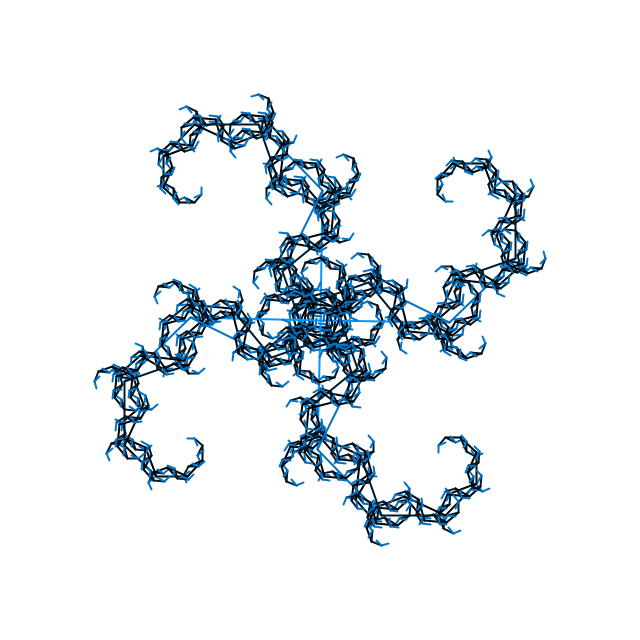
Frame 1 (no input)
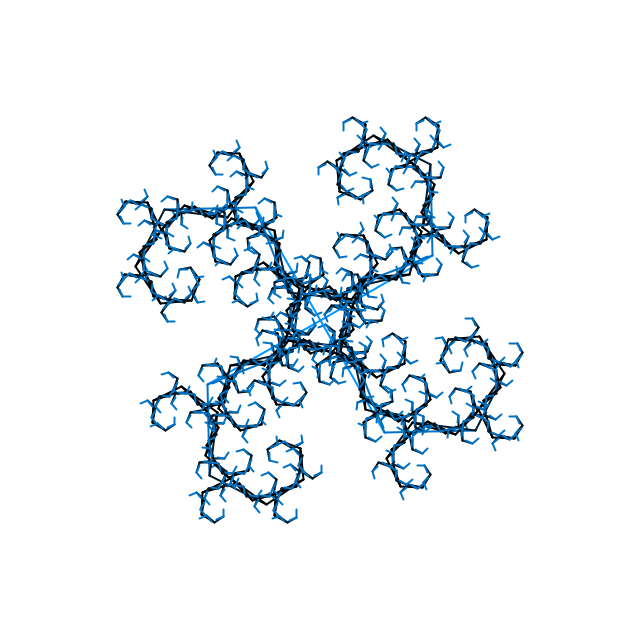
Frame 60 (the mouse pressed at the canvas centre just before this capture)
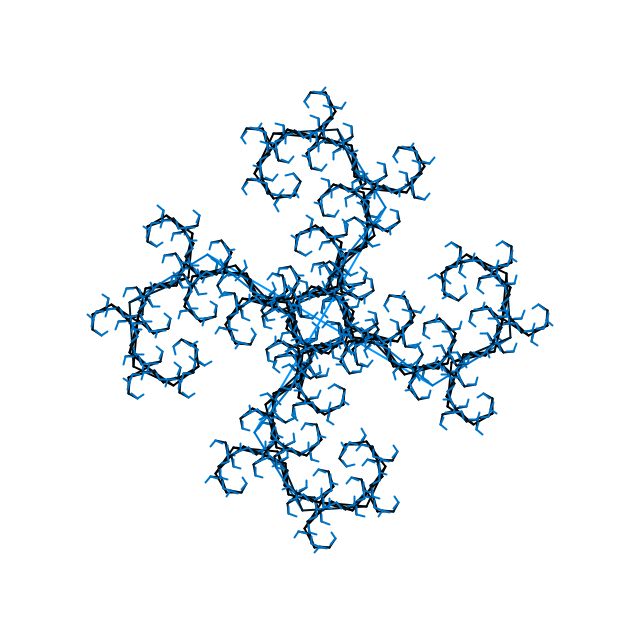
Frame 120 (the mouse held since frame 60 and released just before this capture)

The Processing sketch that drew these frames (run headless with seeded random() and noise(); from frame 60 on, the mouse is pressed at the canvas centre):

// Processing sketch: processing_173340
// ── processing_173340.pde

/* Help from Aleksandra sketch Róża Aleksandry i Andrzeja miłość na wieki przyniesie Ci */

float num;

void setup() {
  size(640, 640);
  strokeWeight(2);
}

void draw() {
  background(255);
  translate(width/2, height/2);
  num = abs(sin(radians(frameCount))/3);
  rotate(radians(frameCount));
  branch(0, 0, 0, -130, 0);
  branch(0, 0, 0, 130, 0);
  branch(0, 0, 130, 0, 0);
  branch(0, 0, -130, 0, 0);
}

void branch(float x, float y, float x2, float y2, int i) {
  //Pattern Orientation - mouse rotation
  float my = atan2(y2-y, x2- x);
  float mx = atan2(y2-y, x2- x) + map((width-width/3), 0, 480, 0, PI); 

  /* Get the length of the line, then make it 0.7 times smaller. */
  float r = sqrt((x2 - x) * (x2 - x) + (y2 - y)*(y2 - y))*0.7;
  
  stroke(0, sin(radians(i*40+90))*150, sin(radians(i*40+90))*255);
  line(x, y, x2, y2);
  
  if (i < 8) {
    /* Left Top Line */
    branch(x2, y2, x2 + r * cos(my - QUARTER_PI - num), y2 + r * sin(my - QUARTER_PI - num), i+1);
    /* Right Top Line */
    branch(x2, y2, x2 + r * cos(mx + QUARTER_PI - num), y2 + r * sin(mx + QUARTER_PI - num), i+1);
  }
}
